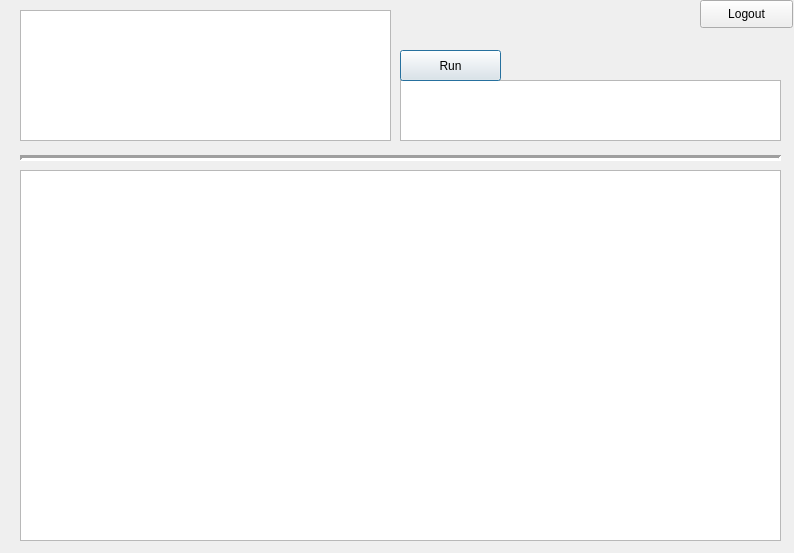
<?xml version="1.0" encoding="UTF-8"?>
<ui version="4.0">
 <class>Staff</class>
 <widget class="QDialog" name="Staff">
  <property name="geometry">
   <rect>
    <x>0</x>
    <y>0</y>
    <width>794</width>
    <height>553</height>
   </rect>
  </property>
  <property name="windowTitle">
   <string>Dialog</string>
  </property>
  <widget class="QTableView" name="tableView">
   <property name="geometry">
    <rect>
     <x>20</x>
     <y>170</y>
     <width>761</width>
     <height>371</height>
    </rect>
   </property>
  </widget>
  <widget class="QPlainTextEdit" name="command">
   <property name="geometry">
    <rect>
     <x>20</x>
     <y>10</y>
     <width>371</width>
     <height>131</height>
    </rect>
   </property>
  </widget>
  <widget class="Line" name="line">
   <property name="geometry">
    <rect>
     <x>20</x>
     <y>150</y>
     <width>761</width>
     <height>16</height>
    </rect>
   </property>
   <property name="font">
    <font>
     <family>MS Shell Dlg 2</family>
    </font>
   </property>
   <property name="lineWidth">
    <number>3</number>
   </property>
   <property name="orientation">
    <enum>Qt::Horizontal</enum>
   </property>
  </widget>
  <widget class="QPlainTextEdit" name="output_note">
   <property name="geometry">
    <rect>
     <x>400</x>
     <y>80</y>
     <width>381</width>
     <height>61</height>
    </rect>
   </property>
   <property name="readOnly">
    <bool>true</bool>
   </property>
  </widget>
  <widget class="QPushButton" name="pushButton_run">
   <property name="geometry">
    <rect>
     <x>400</x>
     <y>50</y>
     <width>101</width>
     <height>31</height>
    </rect>
   </property>
   <property name="text">
    <string>Run</string>
   </property>
  </widget>
  <widget class="QPushButton" name="pushButton_logout">
   <property name="geometry">
    <rect>
     <x>700</x>
     <y>0</y>
     <width>93</width>
     <height>28</height>
    </rect>
   </property>
   <property name="text">
    <string>Logout</string>
   </property>
  </widget>
 </widget>
 <resources/>
 <connections/>
</ui>
